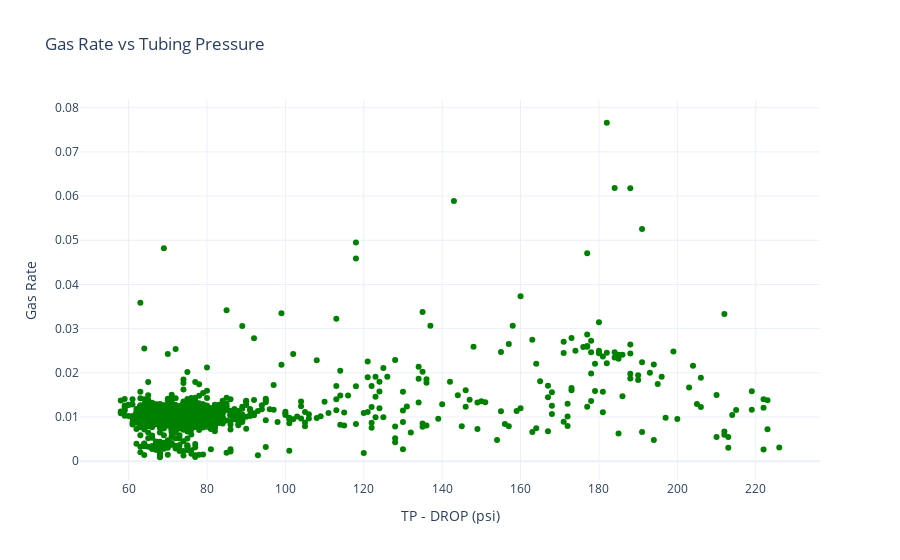

The cell this chart's notebook holds for it:
### Markdown cell above
## Visualizing the Trends with Derived Features

### Code cell
# Create Plotly figure
fig = go.Figure()

# Add scatter plot (point cloud)
fig.add_trace(go.Scatter(
    x=df_z['TP - DROP (psi)'],
    y=df_z['GasRate'],
    mode='markers',
    marker=dict(size=6, color='green', opacity=1),
    name='Gas Rate'
))

# Customize layout
fig.update_layout(
    title='Gas Rate vs Tubing Pressure',
    xaxis_title='TP - DROP (psi)',
    yaxis_title='Gas Rate',
    # xaxis_range=[60, 4000],  # Set x-axis limits (adjust as needed)
    template='plotly_white'
)

# Show plot
fig.show()

### Figure 1 — Plotly figure (JSON) as saved in the notebook; plotly's stock layout.template omitted (floating-point values rounded to 4 significant figures; data arrays with more than 128 entries replaced by an {"elided": "..."} marker saying what was removed)
{"data": [{"marker": {"color": "green", "opacity": 1, "size": 6}, "mode": "markers", "name": "Gas Rate", "type": "scatter", "x": {"elided": "1668 int values"}, "y": {"elided": "1668 float values"}}], "layout": {"title": {"text": "Gas Rate vs Tubing Pressure"}, "xaxis": {"title": {"text": "TP - DROP (psi)"}}, "yaxis": {"title": {"text": "Gas Rate"}}}}
